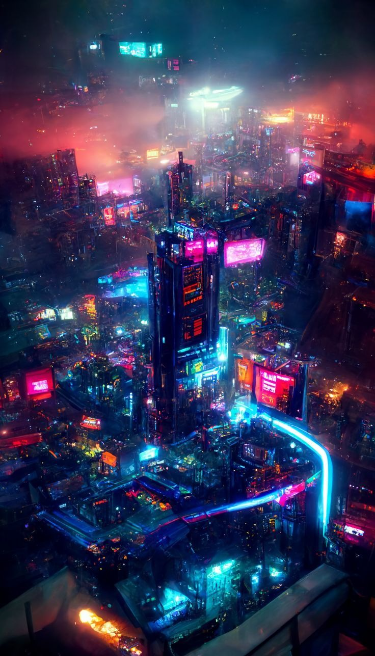
#> input picture Image.png, 375 x 656 px
$ python Histogram.py
#> lines starting #> are read from the running program, lines starting #| are printed output that depends on the picture
import cv2
import numpy as np
from matplotlib import pyplot as plt

def HistogramGenerator (GrayImg):
    Histogram = np.zeros((256,1), np.int8)
    for i in range (0, GrayImg.shape[0]):
        for j in range (0, GrayImg.shape[1]):
            r = GrayImg[i,j]
            Histogram[r]=Histogram[r]+1
    return Histogram

OriImg = cv2.imread("Image.png", cv2.IMREAD_ANYCOLOR)
#> OriImg is the input picture: shape (656, 375, 3); mean B, G, R 87.5, 55.4, 56
GrayImg = cv2.imread("Image.png", cv2.IMREAD_GRAYSCALE)
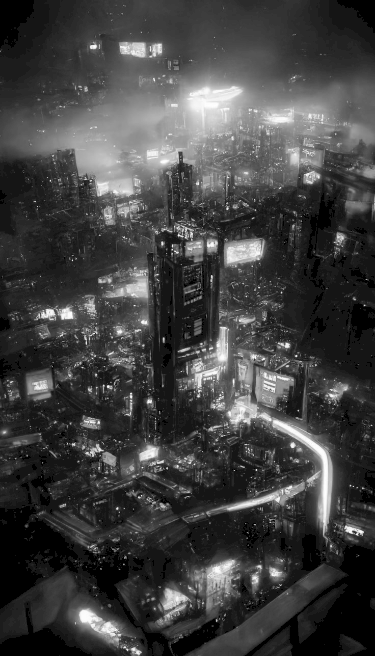
#> GrayImg: shape (656, 375); min 0, max 255, mean 64.9

cv2.imshow ("Citra Asli", OriImg)
cv2.imshow ("Citra Abu-Abu", GrayImg)

Histogram = HistogramGenerator(GrayImg)
#> after the loop in HistogramGenerator, `for i in range (0, GrayImg.shape[0]):`: Histogram = 256 values, max 126 at index 106, min -128 at index 144, mean 4.94
plt.bar(np.arange(0, 256, 1), Histogram[:, 0])
plt.show()
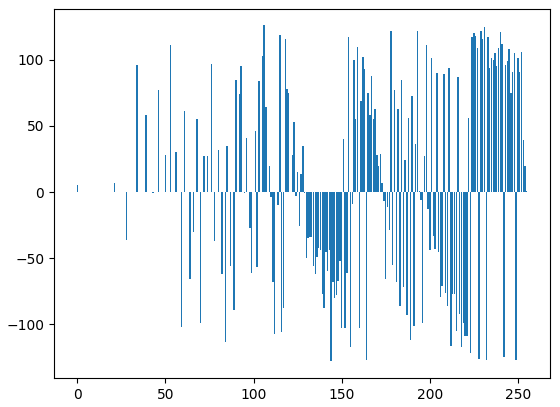
#> figure drawn by matplotlib, 1 panel; tallest bar 126 high, from x = 105.6 to 106.4

cv2.waitKey(0)
cv2.destroyAllWindows()
